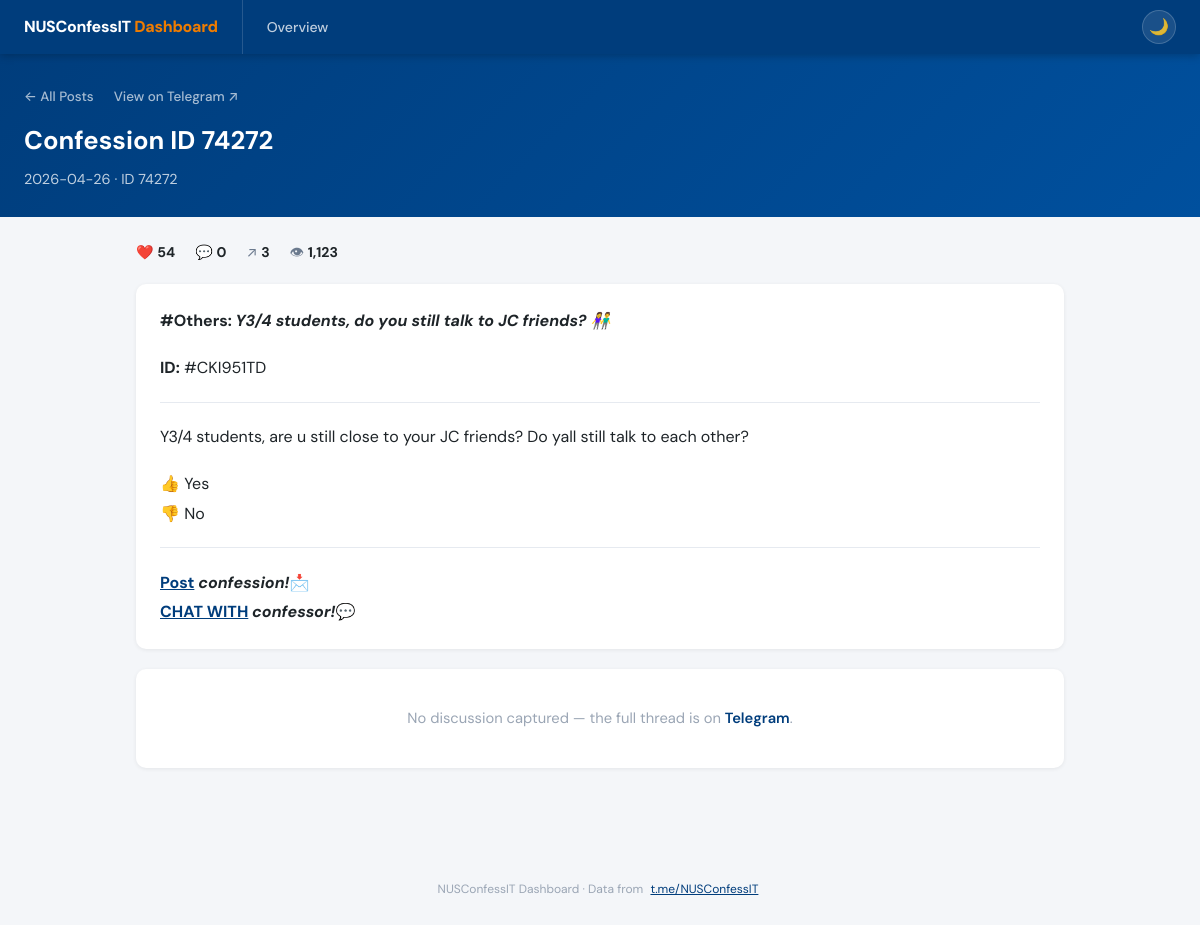
Screenshot of /post/74272 with the database file from the repository.
### tables this page shows
CREATE TABLE messages (
                id INTEGER NOT NULL,
                channel TEXT NOT NULL,
                date TEXT,
                text TEXT,
                views INTEGER DEFAULT 0,
                forwards INTEGER DEFAULT 0,
                reactions_count INTEGER DEFAULT 0,
                reply_count INTEGER DEFAULT 0,
                is_reply BOOLEAN DEFAULT 0,
                reply_to_msg_id INTEGER,
                word_count INTEGER DEFAULT 0,
                char_count INTEGER DEFAULT 0,
                scraped_at TEXT, category TEXT, confession_id TEXT, title TEXT, content TEXT, llm_summary TEXT, summary_date TEXT,
                PRIMARY KEY (id, channel)
            );

### server.py (the view)
@app.route("/post/<int:post_id>")
def post(post_id):
    p, replies, total_in_group = get_post_and_replies(post_id)
    if not p:
        abort(404)
    tg_url = f"https://t.me/NUSConfessIT/{post_id}"
    return render_template("post.html", active_page="", post=p, replies=replies,
                           total_in_group=total_in_group, tg_url=tg_url)

### server.py (called while the page is built)
def _connect():
    conn = sqlite3.connect(DB_PATH)
    conn.row_factory = sqlite3.Row
    return conn

def _score_expr():
    return "(reactions_count * 3 + reply_count * 2 + forwards)"

def get_post_and_replies(post_id: int):
    conn = _connect()
    post = conn.execute(
        f"SELECT *, {_score_expr()} AS score FROM messages WHERE id=? AND is_reply=0",
        (post_id,)
    ).fetchone()
    if not post:
        conn.close()
        return None, [], 0
    inline = conn.execute(
        "SELECT * FROM messages WHERE reply_to_msg_id=? ORDER BY date ASC",
        (post_id,)
    ).fetchall()
    discussion = conn.execute(
        "SELECT * FROM replies WHERE post_id=? ORDER BY date ASC",
        (post_id,)
    ).fetchall()
    total_in_group = conn.execute(
        "SELECT COUNT(*) FROM replies WHERE post_id=?", (post_id,)
    ).fetchone()[0]
    conn.close()
    return dict(post), [dict(r) for r in inline] + [dict(r) for r in discussion], total_in_group

### templates/post.html (shortened to what this page needs)
{% extends "base.html" %}
{% set conf_label = ('#' ~ post.confession_id) if post.confession_id else ('ID ' ~ post.id) %}
{% block content %}
<div class="page-header">
  <div style="display:flex; gap:20px; margin-bottom:14px; align-items:center; flex-wrap:wrap;">
    <a href="/" style="color:rgba(255,255,255,0.65); text-decoration:none; font-size:0.84rem; font-weight:500;">← All Posts</a>
    <a href="{{ tg_url }}" target="_blank" rel="noopener" style="color:rgba(255,255,255,0.65); text-decoration:none; font-size:0.84rem; font-weight:500;">View on Telegram ↗</a>
  </div>
  <h1>{{ post.title or ('Confession ' ~ conf_label) }}</h1>
  <p>
    {{ post.date[:10] if post.date }}
    &middot; {{ conf_label }}
  </p>
</div>
<div class="container">
  <div class="post-stats">
    <span aria-label="{{ post.reactions_count }} reactions">❤️ <strong>{{ post.reactions_count }}</strong></span>
    <span aria-label="{{ post.reply_count }} replies">💬 <strong>{{ post.reply_count }}</strong></span>
    <span aria-label="{{ post.forwards }} forwards">↗ <strong>{{ post.forwards }}</strong></span>
    <span aria-label="{{ '{:,}'.format(post.views or 0) }} views">👁 <strong>{{ "{:,}".format(post.views or 0) }}</strong></span>
  </div>
  <div class="card reading-zone">
    {{ (post.content or post.text) | tgmd }}
  </div>
  {% if replies or total_in_group > 0 %}
  <div style="margin-top:28px;">
    <div style="display:flex; align-items:center; justify-content:space-between; margin-bottom:16px; flex-wrap:wrap; gap:8px;">
      <h2 style="font-size:0.85rem; font-weight:700; color:var(--blue); text-transform:uppercase; letter-spacing:0.8px; margin:0; padding-bottom:8px; border-bottom:2px solid var(--orange); display:inline-block;">
        💬 Discussion
        {% if total_in_group > 0 %}({{ total_in_group }} in group){% elif post.reply_count > 0 %}({{ post.reply_count }} comments){% endif %}
      </h2>
      <a href="{{ tg_url }}" target="_blank" rel="noopener" class="pill-blue">See all on Telegram ↗</a>
    </div>
    {% for r in replies %}
    <div class="reply-card">
      {% if r.author %}
      <div class="reply-author">{{ r.author }}</div>
      {% endif %}
      <div class="reply-text">{{ r.text | tgmd }}</div>
      <div class="reply-meta">
        <span>{{ r.date[:10] if r.date }}</span>
        {% if r.reactions_up is defined and r.reactions_up > 0 %}<span>👍 {{ r.reactions_up }}</span>{% endif %}
        {% if r.reactions_down is defined and r.reactions_down > 0 %}<span>👎 {{ r.reactions_down }}</span>{% endif %}
        {% if r.reactions_count is defined and r.reactions_count %}<span>❤️ {{ r.reactions_count }}</span>{% endif %}
      </div>
    </div>
    {% endfor %}
  </div>
  {% else %}
  <div class="card">
    <div class="empty" style="padding:16px 0;">No discussion captured — the full thread is on <a href="{{ tg_url }}" target="_blank" rel="noopener" class="link-blue">Telegram</a>.</div>
  </div>
  {% endif %}
</div>
{% endblock %}

### templates/base.html (style rules this page uses)
:root { --bg: #f4f6f9; --surface: #ffffff; --surface-alt: #f8f9fb; --surface-mid: #eef1f6; --text-1: #1e2428; --text-2: #4a5568; --text-3: #6b7a8e; --text-muted: #9aa5b4; --border: #e6eaf0; --border-light: #f0f2f6; --blue: #003D7C; --blue-mid: #00509E; --blue-light: #e8f0fe; --orange: #EF7C00; --mark-bg: #fff3cc; --shadow-sm: 0 1px 4px rgba(0,0,0,0.07); --shadow-md: 0 2px 10px rgba(0,0,0,0.09); --tc: background-color 0.22s ease, color 0.22s ease, border-color 0.22s ease, box-shadow 0.22s ease; }
*, *::before, *::after { box-sizing: border-box; margin: 0; padding: 0; }
body { font-family: "DM Sans", -apple-system, BlinkMacSystemFont, "Segoe UI", sans-serif; background: var(--bg); color: var(--text-1); line-height: 1.6; transition: var(--tc); }
.page-header { background: linear-gradient(135deg, #003D7C 0%, #00509E 100%); color: #fff; padding: 32px 24px 26px; }
.page-header h1 { font-size: 1.6rem; font-weight: 700; }
.page-header p { opacity: 0.75; margin-top: 6px; font-size: 0.9rem; }
.container { max-width: 960px; margin: 0 auto; padding: 24px 16px 60px; }
.card { background: var(--surface); border-radius: 10px; padding: 22px 24px; box-shadow: var(--shadow-sm); margin-bottom: 20px; transition: var(--tc); }
.reading-zone { font-size: 1rem; line-height: 1.85; color: var(--text-1); }
.reading-zone p { margin-bottom: 1.1em; }
.reading-zone p:last-child { margin-bottom: 0; }
.reading-zone hr { border: none; border-top: 1px solid var(--border); margin: 1.2em 0; }
.reading-zone a { color: var(--blue); }
.link-blue { color: var(--blue); font-weight: 600; text-decoration: none; }
.post-stats { display: flex; gap: 20px; flex-wrap: wrap; align-items: center; margin-bottom: 20px; font-size: 0.88rem; color: var(--text-3); }
.post-stats strong { color: var(--text-1); }
.empty { text-align: center; padding: 40px; color: var(--text-muted); font-size: 0.92rem; }

### rows the page displays
messages: date "2026-04-26", reactions_count "54", reply_count "0", forwards "3", views "1,123", text "#Others : Y3/4 students, do you still talk to JC friends? 👫 ID: #CKI951TD Y3/4 students, are u still close to your JC friends? Do yall still talk to each other? 👍 Yes 👎 No Post confession! 📩 CHAT WITH confessor! 💬"

### other values shown
{{ post.title or ('Confession ' ~ conf_label) }} "Confession ID 74272"
{{ conf_label }} "ID 74272"
